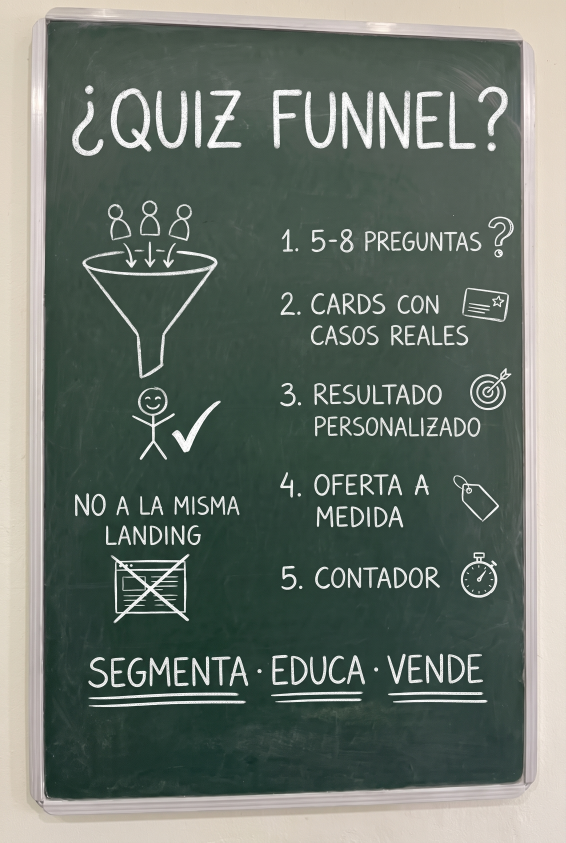
#> input picture chalkboard/template/board_final.png, 1696 x 2528 px, found by its file name (shown at 1/3 size)
$ python chalk_boxes.py board_final.png board_empty.png suggest out.jpg
#> lines starting #> are read from the running program, lines starting #| are printed output that depends on the picture; after the words box and inside, x2 and y2 are one past the last pixel; in counts of white or black regions, pixels touching at a corner belong together
#!/usr/bin/env python3
"""Help define the element boxes for render_chalk.py.

Usage:
  python3 chalk_boxes.py board_final.png board_empty.png suggest out.jpg
      -> prints candidate boxes (source-image px) for each blob of chalk and saves an overlay
  python3 chalk_boxes.py board_final.png board_empty.png check config.json out.jpg
      -> draws the config's boxes + names + start times on the board so you can verify them

Suggested boxes group nearby chalk (a word line, an icon, a drawing). Merge or split them by
hand when writing config.json; boxes earlier in the list win overlapping pixels.
"""
import json
import sys

import numpy as np
from PIL import Image, ImageDraw
from scipy import ndimage

final_p, empty_p, mode = sys.argv[1:4]
fin = Image.open(final_p).convert("RGB")
#> fin is the input picture: PIL image 1696x2528 RGB; mean R, G, B 105.1, 114.9, 106.3
Lf = np.asarray(fin.convert("L")).astype(np.float32)
Le = np.asarray(Image.open(empty_p).convert("L")).astype(np.float32)
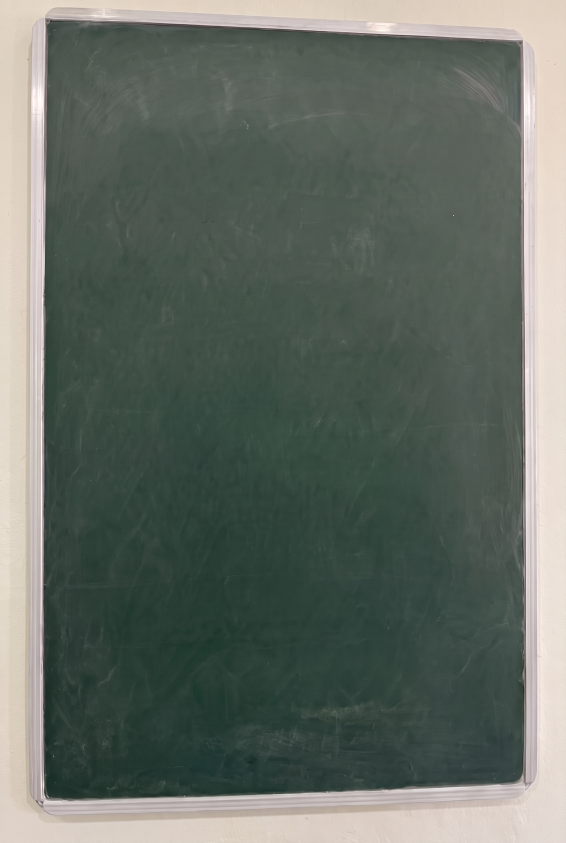
#> input picture chalkboard/template/board_empty.png, 1696 x 2528 px, found by its file name (shown at 1/3 size)
chalk = (Lf - Le) > 30
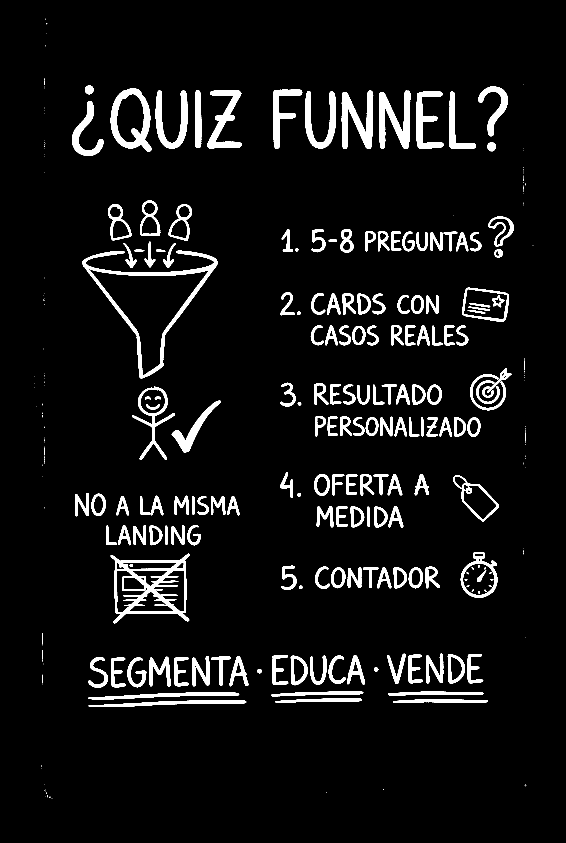
#> chalk: shape (2528, 1696) bool (shown at 1/3 size); 6.2% white; 327 white regions (138 under 20 px), largest, box (x1, y1, x2, y2) and area: (247, 752, 653, 1136) 13987, (332, 1661, 569, 1870) 13687, (332, 265, 455, 455) 8565
img = fin.copy()
d = ImageDraw.Draw(img)

if mode == "suggest":
    out = sys.argv[4]
    blobs = ndimage.binary_dilation(chalk, iterations=14)  # join letters of a line
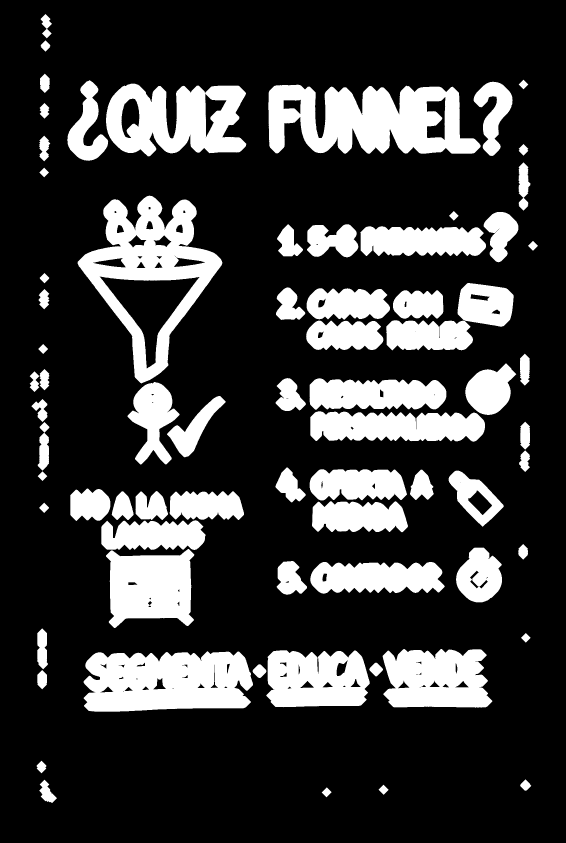
#> blobs: shape (2528, 1696) bool (shown at 1/3 size); 22.4% white; 72 white regions, largest, box (x1, y1, x2, y2) and area: (805, 254, 1442, 461) 90647, (233, 587, 667, 1150) 86701, (251, 1954, 759, 2135) 77685
    lab, n = ndimage.label(blobs)
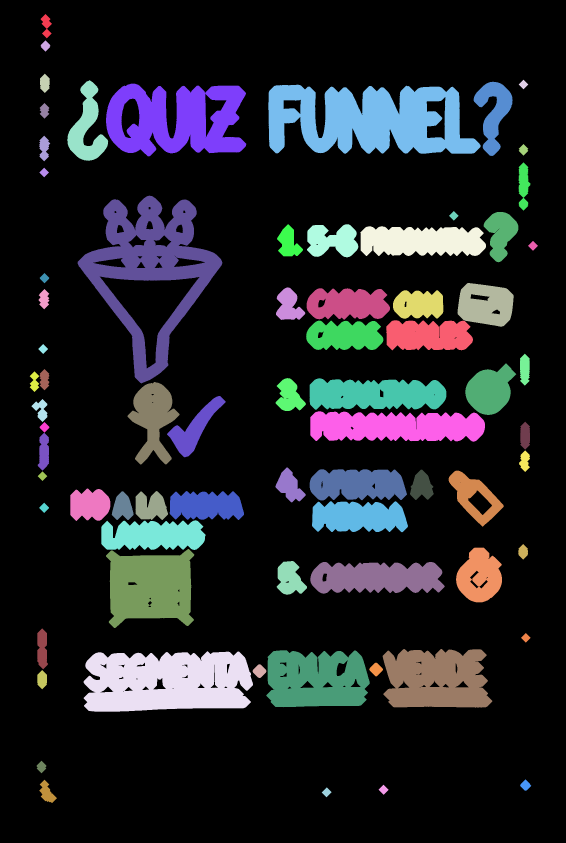
#> lab: shape (2528, 1696) int32 (shown at 1/3 size); 74 distinct labels, from 0 to 73; one colour per label, 0 black
#> n = 73
    boxes = []
    for sl in ndimage.find_objects(lab):
        y0, y1, x0, x1 = sl[0].start, sl[0].stop, sl[1].start, sl[1].stop
        if (x1 - x0) * (y1 - y0) < 2500:
            continue
        boxes.append([x0, y0, x1, y1])
#> this loop made 73 passes
#> (y0, y1, x0, x1) on passes 1 to 12: (42, 115, 122, 156), (121, 155, 122, 151), (221, 279, 120, 149), (239, 268, 1556, 1585), (241, 482, 202, 325), (245, 468, 1421, 1538), (251, 469, 318, 739), (254, 461, 805, 1442), (309, 356, 119, 148), (407, 484, 118, 151), (432, 467, 1556, 1585), (487, 632, 1556, 1592)
#> after the loop, boxes = 45 items, first 6: [202, 241, 325, 482], [1421, 245, 1538, 468], [318, 251, 739, 469], [805, 254, 1442, 461], [118, 407, 151, 484], [1556, 487, 1592, 632]
    boxes.sort(key=lambda b: (round(b[1] / 60), b[0]))
    for i, b in enumerate(boxes):
        d.rectangle(b, outline=(255, 60, 60), width=5)
        d.text((b[0] + 6, b[1] + 4), str(i), fill=(255, 220, 0))
        print(i, b)
#> this loop made 45 passes
#> b on passes 1 to 12: [202, 241, 325, 482], [318, 251, 739, 469], [805, 254, 1442, 461], [1421, 245, 1538, 468], [118, 407, 151, 484], [1556, 487, 1592, 632], [233, 587, 667, 1150], [831, 673, 909, 769], [921, 673, 1075, 772], [1081, 679, 1458, 768], [1451, 636, 1555, 787], [828, 862, 916, 960]
#| 0 [202, 241, 325, 482]
#| 1 [318, 251, 739, 469]
#| 2 [805, 254, 1442, 461]
#| 3 [1421, 245, 1538, 468]
#| 4 [118, 407, 151, 484]
#| 5 [1556, 487, 1592, 632]
#| 6 [233, 587, 667, 1150]
#| 7 [831, 673, 909, 769]
#> (further printed lines are left out)
else:
    cfg, out = json.load(open(sys.argv[4])), sys.argv[5]
    for e in cfg["elements"]:
        b = e["box"]
        col = (255, 200, 0) if e.get("kind") == "text" else (80, 200, 255)
        d.rectangle(b, outline=col, width=5)
        d.text((b[0] + 6, b[1] + 4), f"{e['name']} @{e['start']}s", fill=col)
img.save(out, quality=85)
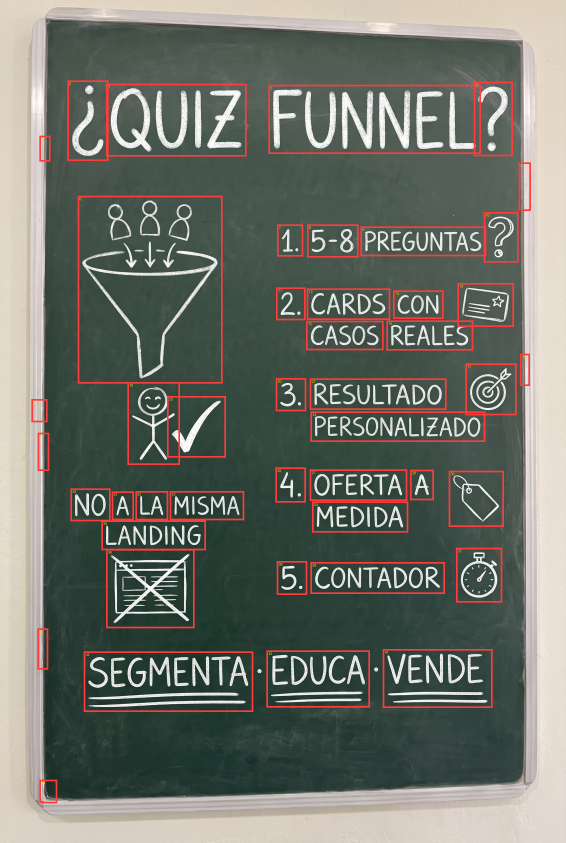
#> saved as out.jpg: PIL image 1696x2528 RGB (shown at 1/3 size); mean R, G, B 111.6, 114.2, 105.9
print("->", out)
